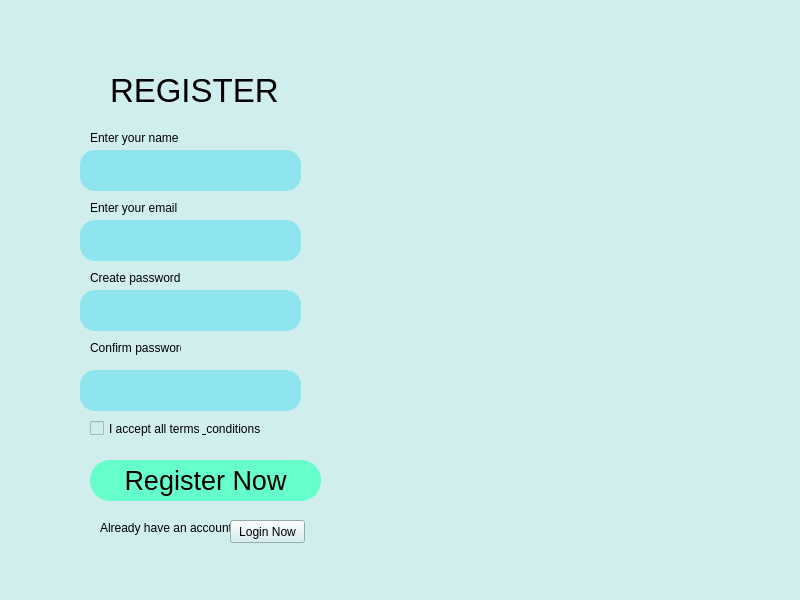
<?xml version="1.0" encoding="UTF-8"?>
<ui version="4.0">
 <class>MainWindow</class>
 <widget class="QMainWindow" name="MainWindow">
  <property name="geometry">
   <rect>
    <x>0</x>
    <y>0</y>
    <width>800</width>
    <height>600</height>
   </rect>
  </property>
  <property name="windowTitle">
   <string>MainWindow</string>
  </property>
  <property name="styleSheet">
   <string notr="true">background-color:#D1EEEE;</string>
  </property>
  <widget class="QWidget" name="centralwidget">
   <widget class="QPushButton" name="btnreg">
    <property name="geometry">
     <rect>
      <x>90</x>
      <y>460</y>
      <width>231</width>
      <height>41</height>
     </rect>
    </property>
    <property name="font">
     <font>
      <pointsize>20</pointsize>
     </font>
    </property>
    <property name="styleSheet">
     <string notr="true">background-color:#66FFCC;
border-radius:20;</string>
    </property>
    <property name="text">
     <string>Register Now</string>
    </property>
   </widget>
   <widget class="QLineEdit" name="lineEdit_6">
    <property name="geometry">
     <rect>
      <x>80</x>
      <y>150</y>
      <width>221</width>
      <height>41</height>
     </rect>
    </property>
    <property name="styleSheet">
     <string notr="true">border-radius:15;
background-color:#8EE5EE;</string>
    </property>
   </widget>
   <widget class="QLabel" name="label">
    <property name="geometry">
     <rect>
      <x>110</x>
      <y>70</y>
      <width>171</width>
      <height>41</height>
     </rect>
    </property>
    <property name="font">
     <font>
      <pointsize>25</pointsize>
     </font>
    </property>
    <property name="text">
     <string>REGISTER</string>
    </property>
   </widget>
   <widget class="QLabel" name="label_2">
    <property name="geometry">
     <rect>
      <x>90</x>
      <y>130</y>
      <width>111</width>
      <height>16</height>
     </rect>
    </property>
    <property name="text">
     <string>Enter your name</string>
    </property>
   </widget>
   <widget class="QLabel" name="label_3">
    <property name="geometry">
     <rect>
      <x>90</x>
      <y>200</y>
      <width>91</width>
      <height>16</height>
     </rect>
    </property>
    <property name="text">
     <string>Enter your email</string>
    </property>
   </widget>
   <widget class="QLabel" name="label_4">
    <property name="geometry">
     <rect>
      <x>90</x>
      <y>270</y>
      <width>91</width>
      <height>16</height>
     </rect>
    </property>
    <property name="text">
     <string>Create password</string>
    </property>
   </widget>
   <widget class="QLabel" name="label_5">
    <property name="geometry">
     <rect>
      <x>90</x>
      <y>340</y>
      <width>91</width>
      <height>16</height>
     </rect>
    </property>
    <property name="text">
     <string>Confirm password</string>
    </property>
   </widget>
   <widget class="QCheckBox" name="checkBox">
    <property name="geometry">
     <rect>
      <x>90</x>
      <y>420</y>
      <width>181</width>
      <height>17</height>
     </rect>
    </property>
    <property name="text">
     <string>I accept all terms &amp; conditions</string>
    </property>
   </widget>
   <widget class="QLabel" name="label_6">
    <property name="geometry">
     <rect>
      <x>100</x>
      <y>520</y>
      <width>131</width>
      <height>16</height>
     </rect>
    </property>
    <property name="text">
     <string>Already have an account? </string>
    </property>
   </widget>
   <widget class="QLabel" name="label_8">
    <property name="geometry">
     <rect>
      <x>340</x>
      <y>90</y>
      <width>451</width>
      <height>451</height>
     </rect>
    </property>
    <property name="text">
     <string/>
    </property>
    <property name="pixmap">
     <pixmap>../image/th__6_-removebg-preview.png</pixmap>
    </property>
    <property name="scaledContents">
     <bool>true</bool>
    </property>
   </widget>
   <widget class="QLabel" name="label_9">
    <property name="geometry">
     <rect>
      <x>330</x>
      <y>40</y>
      <width>201</width>
      <height>31</height>
     </rect>
    </property>
    <property name="text">
     <string/>
    </property>
    <property name="pixmap">
     <pixmap>../image/Logo-design-Width.png</pixmap>
    </property>
   </widget>
   <widget class="QLabel" name="label_10">
    <property name="geometry">
     <rect>
      <x>140</x>
      <y>0</y>
      <width>581</width>
      <height>61</height>
     </rect>
    </property>
    <property name="text">
     <string/>
    </property>
    <property name="pixmap">
     <pixmap>../image/Logo-design-Width.png</pixmap>
    </property>
    <property name="scaledContents">
     <bool>true</bool>
    </property>
   </widget>
   <widget class="QLineEdit" name="lineEdit_8">
    <property name="geometry">
     <rect>
      <x>80</x>
      <y>370</y>
      <width>221</width>
      <height>41</height>
     </rect>
    </property>
    <property name="styleSheet">
     <string notr="true">border-radius:15;
background-color:#8EE5EE;</string>
    </property>
   </widget>
   <widget class="QLineEdit" name="lineEdit_9">
    <property name="geometry">
     <rect>
      <x>80</x>
      <y>290</y>
      <width>221</width>
      <height>41</height>
     </rect>
    </property>
    <property name="styleSheet">
     <string notr="true">border-radius:15;
background-color:#8EE5EE;</string>
    </property>
   </widget>
   <widget class="QLineEdit" name="lineEdit_10">
    <property name="geometry">
     <rect>
      <x>80</x>
      <y>220</y>
      <width>221</width>
      <height>41</height>
     </rect>
    </property>
    <property name="styleSheet">
     <string notr="true">border-radius:15;
background-color:#8EE5EE;</string>
    </property>
   </widget>
   <widget class="QPushButton" name="btnLogin">
    <property name="geometry">
     <rect>
      <x>230</x>
      <y>520</y>
      <width>75</width>
      <height>23</height>
     </rect>
    </property>
    <property name="text">
     <string>Login Now</string>
    </property>
   </widget>
  </widget>
  <widget class="QMenuBar" name="menubar">
   <property name="geometry">
    <rect>
     <x>0</x>
     <y>0</y>
     <width>800</width>
     <height>21</height>
    </rect>
   </property>
  </widget>
  <widget class="QStatusBar" name="statusbar"/>
 </widget>
 <resources/>
 <connections/>
</ui>
